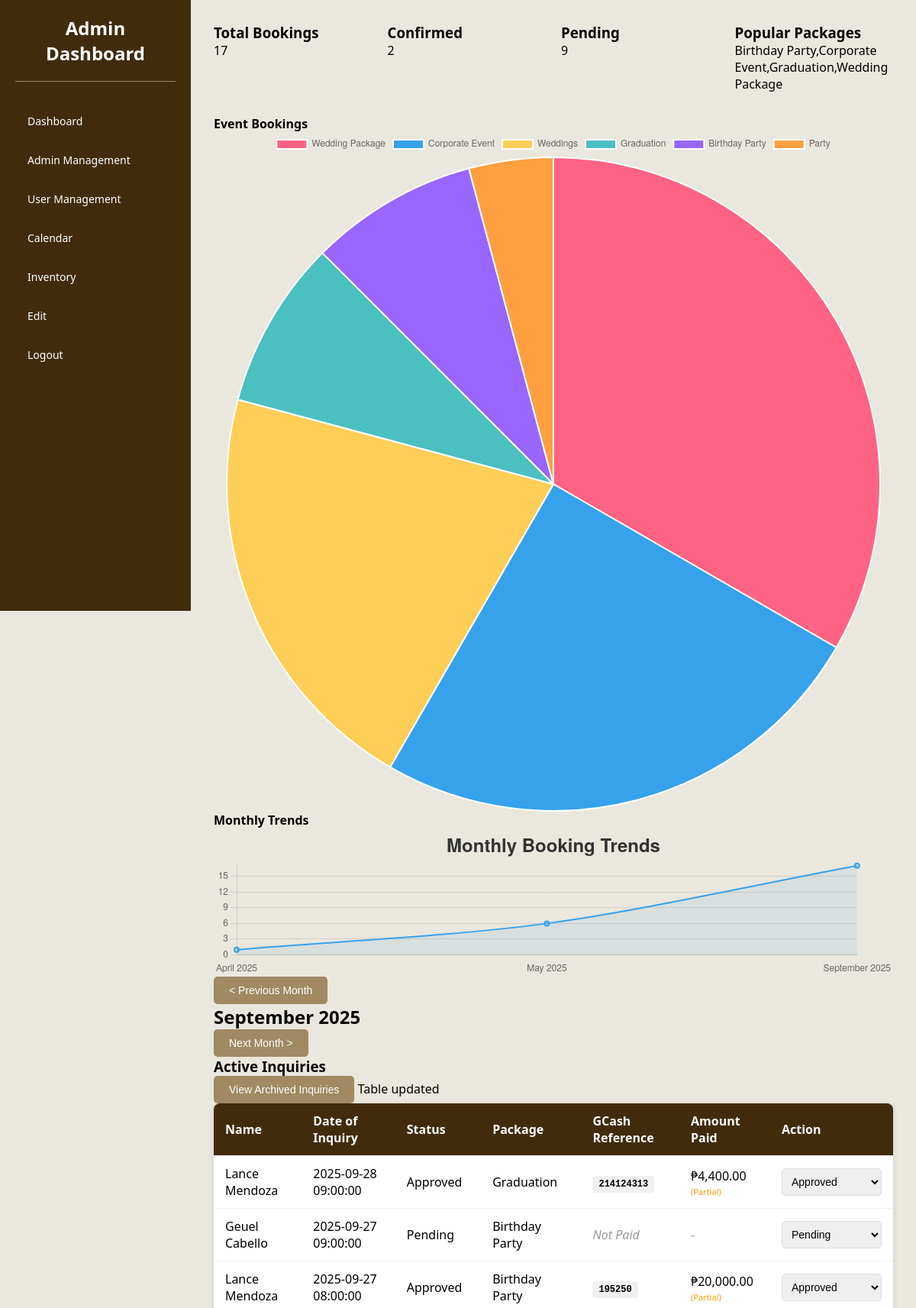
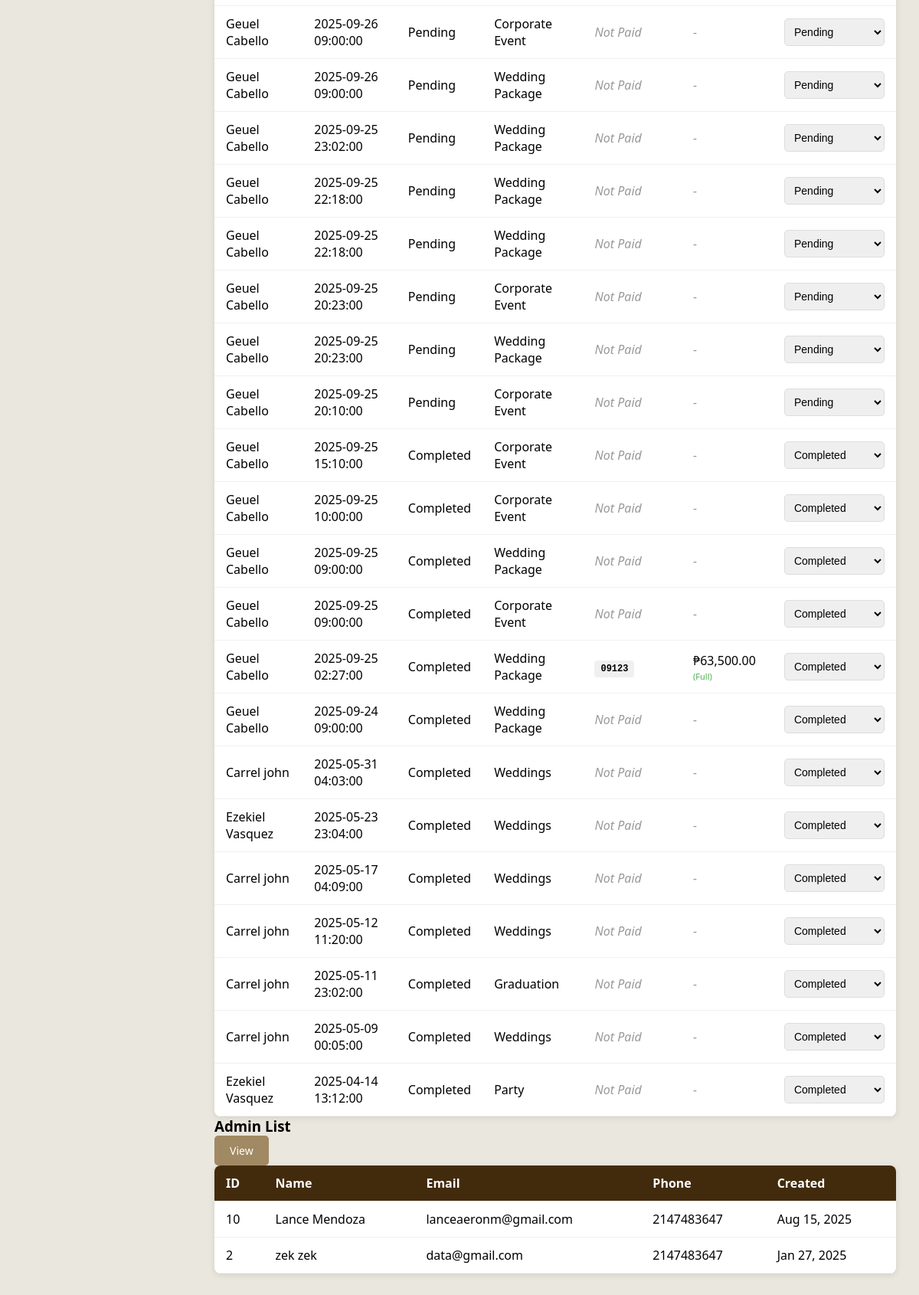
The page /admin/PHP/dashboard.php (signed in) on the database as committed earlier (2 pictures, top to bottom).
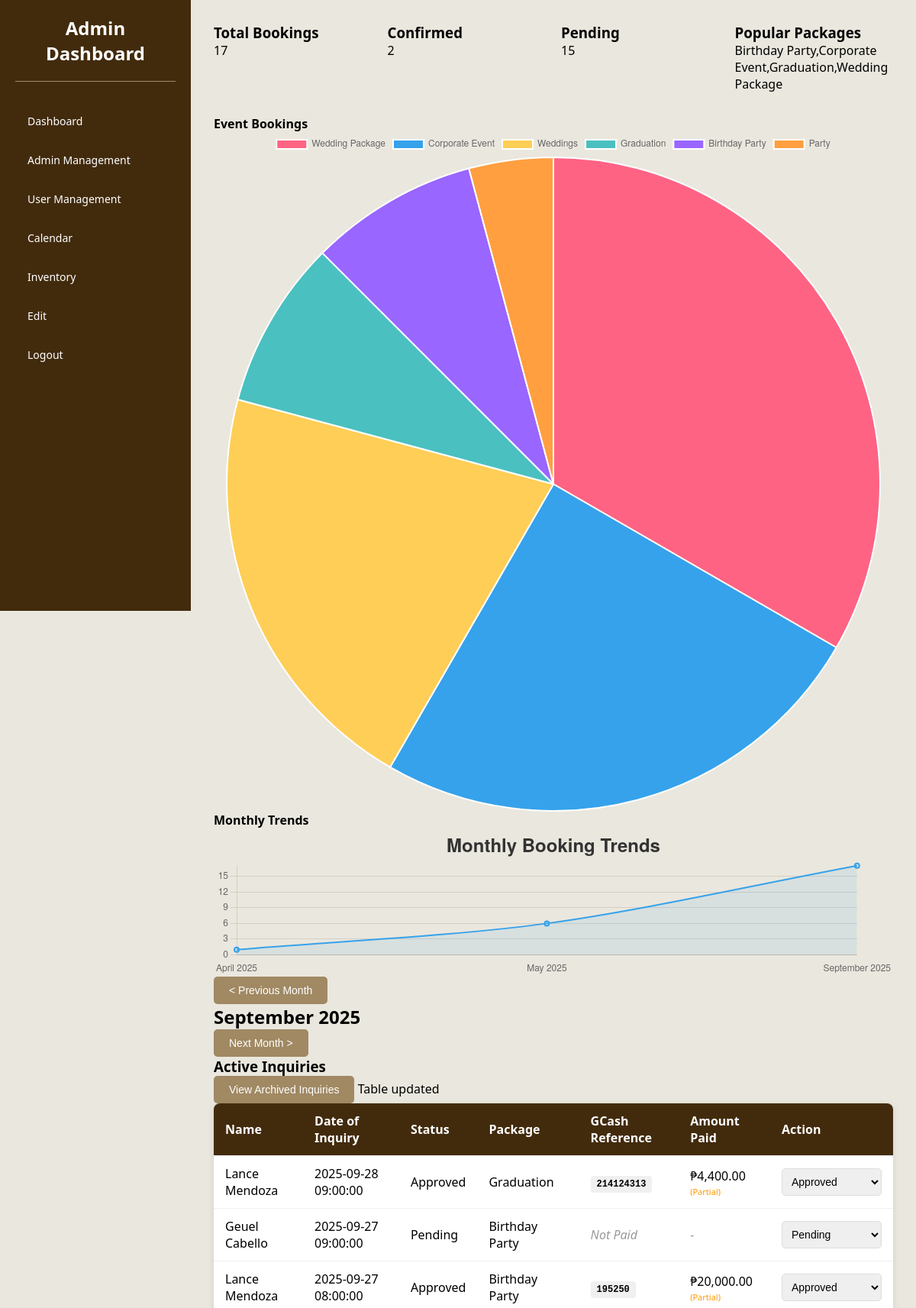
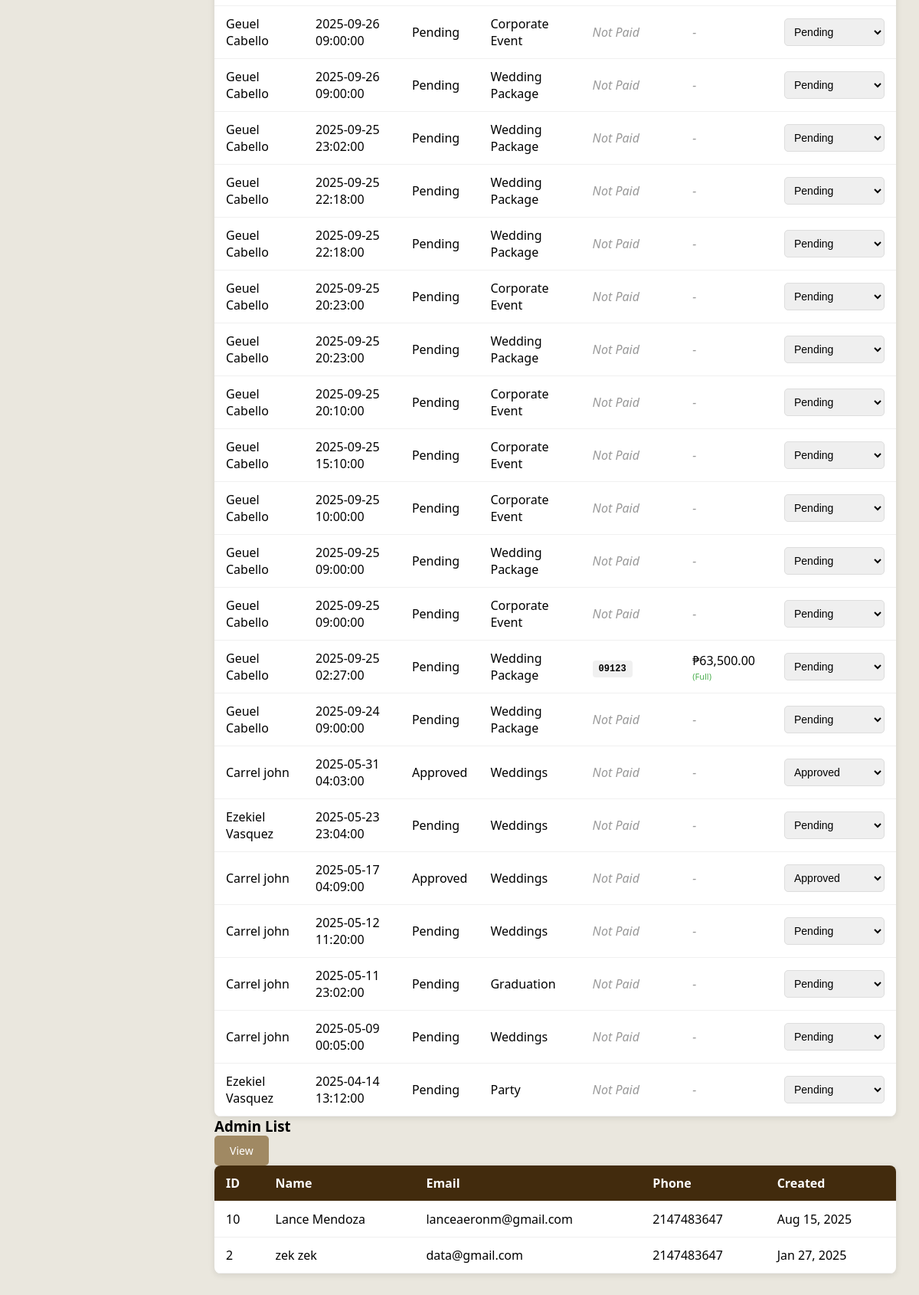
The same page on the database as committed later (2 pictures, top to bottom).
### tables this page shows
CREATE TABLE IF NOT EXISTS `sales` (
  `sales_id` int NOT NULL AUTO_INCREMENT,
  `btuser_id` int NOT NULL,
  `booking_id` int NOT NULL,
  `GcashReferenceNo` varchar(255) NOT NULL,
  `TotalAmount` double NOT NULL,
  `AmountPaid` double NOT NULL DEFAULT '0',
  `Status` smallint NOT NULL DEFAULT '1',
  `DateCreated` datetime NOT NULL DEFAULT CURRENT_TIMESTAMP,
  `DateUpdate` datetime DEFAULT NULL,
  `userUpdated_Id` int DEFAULT NULL,
  PRIMARY KEY (`sales_id`)
);

CREATE TABLE IF NOT EXISTS `btuser` (
  `bt_user_id` int NOT NULL AUTO_INCREMENT,
  `bt_first_name` varchar(100) NOT NULL,
  `bt_last_name` varchar(100) NOT NULL,
  `bt_email` varchar(191) DEFAULT NULL,
  `bt_phone_number` int NOT NULL,
  `bt_password_hash` mediumtext,
  `bt_created_at` datetime NOT NULL DEFAULT CURRENT_TIMESTAMP,
  `bt_updated_at` datetime DEFAULT NULL,
  `bt_is_active` tinyint NOT NULL DEFAULT '1',
  `bt_privilege_id` int NOT NULL DEFAULT '2',
  PRIMARY KEY (`bt_user_id`),
  UNIQUE KEY `email_unique` (`bt_email`),
  KEY `fk_btuser_privilege` (`bt_privilege_id`)
);

CREATE TABLE IF NOT EXISTS `bookings` (
  `id` int NOT NULL AUTO_INCREMENT,
  `btuser_id` int NOT NULL,
  `btaddress` varchar(255) DEFAULT NULL,
  `btevent` varchar(100) DEFAULT NULL,
  `btschedule` datetime DEFAULT NULL,
  `EventDuration` datetime DEFAULT NULL,
  `total_cost` double NOT NULL DEFAULT '0',
  `additional_headcount` int NOT NULL DEFAULT '0',
  `btattendees` int DEFAULT NULL,
  `btservices` text,
  `btmessage` text,
  `status` enum('Pending','Approved','Canceled','Completed') NOT NULL DEFAULT 'Pending',
  `payment_status` enum('unpaid','partial','paid') NOT NULL DEFAULT 'unpaid',
  `created_at` timestamp NULL DEFAULT CURRENT_TIMESTAMP,
  PRIMARY KEY (`id`)
);

### admin/PHP/Dashboard.php (the view, shortened to what this page needs)
<?php
$host = 'localhost';
$dbname = 'btonedatabase';
$username = 'root';
$password = '';
try {
    $pdo = new PDO("mysql:host=$host;dbname=$dbname;charset=utf8mb4", $username, $password);
    $pdo->setAttribute(PDO::ATTR_ERRMODE, PDO::ERRMODE_EXCEPTION);
} catch (PDOException $e) {
    die("Database Connection Failed: " . $e->getMessage());
}
function getBookings($pdo) {
    $stmt = $pdo->prepare("
        SELECT b.*, u.bt_first_name, u.bt_last_name, u.bt_email,
               s.GcashReferenceNo, s.AmountPaid, s.TotalAmount, s.DateCreated as payment_date
        FROM bookings b
        JOIN btuser u ON b.btuser_id = u.bt_user_id
        LEFT JOIN sales s ON b.id = s.booking_id
        ORDER BY b.btschedule DESC
        LIMIT 50
    ");
    $stmt->execute();
    return $stmt->fetchAll(PDO::FETCH_ASSOC);
}
function getBookingAnalytics($pdo)
{
    $stmt = $pdo->prepare("
        SELECT btevent, COUNT(*) AS booking_count
        FROM bookings
        GROUP BY btevent
        ORDER BY booking_count DESC
    ");
    $stmt->execute();
    return $stmt->fetchAll(PDO::FETCH_ASSOC);
}
function getMonthlyBookings($pdo)
{
    $stmt = $pdo->prepare("
        SELECT DATE_FORMAT(btschedule, '%Y-%m') AS month, COUNT(*) AS booking_count
        FROM bookings
        WHERE btschedule >= DATE_SUB(NOW(), INTERVAL 12 MONTH)
        GROUP BY DATE_FORMAT(btschedule, '%Y-%m')
        ORDER BY month ASC
    ");
    $stmt->execute();
    return $stmt->fetchAll(PDO::FETCH_ASSOC);
}
function getMonthDetails($pdo, $month, $year)
{
    $stmt = $pdo->prepare("
        SELECT
        COUNT(*) AS total_bookings,
        SUM(CASE WHEN b.status = 'Approved' THEN 1 ELSE 0 END) as confirmed_bookings,
        SUM(CASE WHEN b.status = 'Pending' THEN 1 ELSE 0 END) as pending_bookings,
        GROUP_CONCAT(DISTINCT btevent) as popular_packages
        FROM bookings b
        WHERE MONTH(b.btschedule) = ? AND YEAR(b.btschedule) = ?
    ");
    $stmt->execute([$month, $year]);
    return $stmt->fetch(PDO::FETCH_ASSOC);
}
$bookingData = getBookings($pdo);
$bookingAnalytics = getBookingAnalytics($pdo);
$monthlyBookings = getMonthlyBookings($pdo);
$currentMonth = date('n');
$currentYear = date('Y');
$currentMonthData = getMonthDetails($pdo, $currentMonth, $currentYear);
?>
<!DOCTYPE html>
<html lang="en">
<head>
    <link rel="stylesheet" href="https://cdn.jsdelivr.net/npm/chart.js@4.4.0/dist/chart.min.css">
    <link rel="stylesheet" href="../assets_css/admin.css">
</head>
<body>
    <div class="dashboard-container">
    <nav class="sidebar">
    <div class="logo">
        <h2>Admin Dashboard</h2>
    </div>
    <ul class="nav-menu">
        <li><a href="dashboard.php" >Dashboard</a></li>
        <li><a href="add_user.php">Admin Management</a></li>
        <li><a href="user_management">User Management</a></li>
        <li><a href="calendar.php">Calendar</a></li>
        <li><a href="Inventory.php">Inventory</a></li>
        <li><a href="admin_management.php">Edit</a></li>
        <li><a href="Index.php?logout=true">Logout</a></li>
    </ul>
</nav>
        <main class="main-content">
            <div class="analytics-section">
    <div class="stat-card">
        <h3>Total Bookings</h3>
        <p id="totalBookings"><?php echo $currentMonthData['total_bookings'] ?? 0; ?></p>
    </div>
    <div class="stat-card">
        <h3>Confirmed</h3>
        <p id="confirmedBookings"><?php echo $currentMonthData['confirmed_bookings'] ?? 0; ?></p>
    </div>
    <div class="stat-card">
        <h3>Pending</h3>
        <p id="pendingBookings"><?php echo $currentMonthData['pending_bookings'] ?? 0; ?></p>
    </div>
    <div class="stat-card">
        <h3>Popular Packages</h3>
        <p id="popularPackages"><?php echo $currentMonthData['popular_packages'] ?? 'N/A'; ?></p>
    </div>
</div>
<div class="charts-section">
    <div class="chart-card">
        <h4>Event Bookings</h4>
        <canvas id="bookingChart"></canvas>
    </div>
    <div class="chart-card">
        <h4>Monthly Trends</h4>
        <canvas id="monthlyTrendChart"></canvas>
    </div>
</div>
<div class="month-navigation">
    <button id="prevMonth" class="nav-btn">&lt; Previous Month</button>
    <h2 id="currentMonthDisplay"><?php echo date('F Y'); ?></h2>
    <button id="nextMonth" class="nav-btn">Next Month &gt;</button>
</div>
            <div class="table-header">
                <h3>Active Inquiries</h3>
                <div class="table-actions">
                    <button id="historyButton" class="history-button">View Archived Inquiries</button>
                    <span id="refreshIndicator" class="refresh-indicator">Table updated</span>
                </div>
            </div>
            <table class="customer-table">
                <thead>
                    <tr>
                        <th>Name</th>
                        <th>Date of Inquiry</th>
                        <th>Status</th>
                        <th>Package</th>
                        <th>GCash Reference</th>
                        <th>Amount Paid</th>
                        <th>Action</th>
                    </tr>
                </thead>
                <tbody>
                  <?php foreach ($bookingData as $booking): ?>
                    <tr>
                        <td><?php echo htmlspecialchars($booking['bt_first_name'] . ' ' . $booking['bt_last_name']); ?></td>
                        <td><?php echo htmlspecialchars($booking['btschedule']);?></td>
                        <td class="status-cell-<?php echo htmlspecialchars($booking['id']); ?>">
                        <?php echo htmlspecialchars($booking['status']); ?>
                        </td>
                        <td><?php echo htmlspecialchars($booking['btevent']);?></td>
                        <td>
                            <?php if (!empty($booking['GcashReferenceNo'])): ?>
                                <span class="gcash-reference">
                                    <?php echo htmlspecialchars($booking['GcashReferenceNo']); ?>
                                </span>
                            <?php else: ?>
                                <span class="not-paid">Not Paid</span>
                            <?php endif; ?>
                        </td>
                        <td>
                            <?php if (!empty($booking['AmountPaid'])): ?>
                                ₱<?php echo number_format($booking['AmountPaid'], 2); ?>
                                <?php if ($booking['AmountPaid'] < $booking['TotalAmount']): ?>
                                    <span class="payment-status paid-partial">(Partial)</span>
                                <?php else: ?>
                                    <span class="payment-status paid-full">(Full)</span>
                                <?php endif; ?>
                            <?php else: ?>
                                <span class="not-paid">-</span>
                            <?php endif; ?>
                        </td>
                        <td>
                            <select class="status-select" onchange="updateStatus('<?php echo htmlspecialchars($booking['id']);?>', this.value)">
                                    <?php
                                        $statuses = ['Pending', 'Approved', 'Canceled', 'Completed'];
                                        foreach ($statuses as$statusOption):
                                            $selected = ($booking['status'] === $statusOption) ? 'selected' :'';
                                    ?>
                                    <option value="<?php echo $statusOption; ?>" <?php echo $selected; ?>>
                                        <?php echo $statusOption; ?>
                                    </option>
                                    <?php endforeach; ?>
                            </select>
                        </td>
                    </tr>
                    <?php endforeach; ?>
                </tbody>
            </table>
            <script>
                // Booking Analytics Chart
                const monthlyData = <?php echo json_encode($monthlyBookings); ?>;
                const bookingAnalytics = <?php echo json_encode($bookingAnalytics); ?>;
            </script>
            <?php include __DIR__ . '/../includes/admin_list.php'; ?>
</body>
</html>

### admin/includes/admin_list.php (shortened to what this page needs)
<?php
$stmt = $pdo->query("
    SELECT *
    FROM btuser
    WHERE bt_privilege_id = 1
    ORDER BY bt_user_id DESC
");
$users = $stmt->fetchAll(PDO::FETCH_ASSOC);
?>
<div class="table-header">
    <h3>Admin List</h3>
        <a href="add_user.php" class="nav-btn">View</a>
</div>
<table class="customer-table">
    <thead>
        <tr>
            <th>ID</th><th>Name</th><th>Email</th><th>Phone</th><th>Created</th>
        </tr>
    </thead>
    <tbody>
    <?php foreach ($users as $user): ?>
        <tr>
            <td><?= htmlspecialchars($user['bt_user_id']); ?></td>
            <td><?= htmlspecialchars($user['bt_first_name'].' '.$user['bt_last_name']); ?></td>
            <td><?= htmlspecialchars($user['bt_email']); ?></td>
            <td><?= htmlspecialchars($user['bt_phone_number']); ?></td>
            <td><?= date('M j, Y', strtotime($user['bt_created_at'])); ?></td>
        </tr>
    <?php endforeach; ?>
    </tbody>
</table>

### admin/assets_css/admin.css (style rules this page uses)
:root { --primary-bg: #422b0d; --secondary-bg: #eae7de; --card-bg: #ffffff; --text-light: #ffffff; --text-dark: #000000; --accent: #A08963; --accent-dark: #8a745a; --highlight: #6b411e; }
* { margin: 0; padding: 0; box-sizing: border-box; }
body { font-family: "Segoe UI", Tahoma, Geneva, Verdana, sans-serif; background-color: var(--secondary-bg); color: var(--text-dark); min-height: 100vh; }
.sidebar { width: 250px; background-color: var(--primary-bg); color: var(--text-light); height: 100vh; padding: 20px; position: fixed; top: 0; left: 0; overflow-y: auto; }
.sidebar .logo { text-align: center; margin-bottom: 30px; padding-bottom: 20px; border-bottom: 1px solid var(--accent); }
.sidebar .logo h2 { font-size: 24px; color: var(--text-light); margin: 0; }
.nav-menu { list-style: none; padding: 0; margin: 0; }
.nav-menu li { margin: 8px 0; }
.nav-menu li a { text-decoration: none; color: var(--text-light); padding: 12px 16px; display: block; border-radius: 6px; transition: background 0.3s; font-size: 14px; }
.main-content { margin-left: 250px; padding: 30px; min-height: 100vh; }
.analytics-section { display: grid; grid-template-columns: repeat(4, 1fr); gap: 20px; margin-bottom: 30px; }
.customer-table { width: 100%; border-collapse: collapse; background: var(--card-bg); border-radius: 8px; overflow: hidden; box-shadow: 0 2px 8px rgba(0,0,0,0.1); }
.customer-table thead { background: var(--primary-bg); color: var(--text-light); }
.customer-table th, .customer-table td { padding: 12px 15px; text-align: left; border-bottom: 1px solid #f0f0f0; }
.history-button, .clear-archive-btn, .nav-btn { background: var(--accent); color: var(--text-light); border: none; padding: 10px 20px; border-radius: 5px; cursor: pointer; transition: background 0.3s; text-decoration: none; display: inline-block; font-size: 14px; }
.status-select { padding: 8px; border-radius: 5px; border: 1px solid #ddd; font-size: 14px; }

### admin/PHP/Dashboard.php (style rules this page uses)
body { font-family: 'Segoe UI', Arial, sans-serif; }
.gcash-reference { font-family: monospace; background: #f0f0f0; padding: 4px 8px; border-radius: 4px; font-weight: bold; font-size: 12px; }
.payment-status { font-size: 11px; display: block; margin-top: 2px; }
.paid-full { color: #4caf50; }
.paid-partial { color: #ff9800; }
.not-paid { color: #999; font-style: italic; }

Rows that differ between the two databases and show on the page:
changed bookings (number 10 of 21 on the later page): status "Completed" → "Pending"; id "Completed" → "Pending"
changed bookings (number 11 of 21 on the later page): status "Completed" → "Pending"; id "Completed" → "Pending"
changed bookings (number 12 of 21 on the later page): status "Completed" → "Pending"; id "Completed" → "Pending"
changed bookings (number 13 of 21 on the later page): status "Completed" → "Pending"; id "Completed" → "Pending"
changed through a linked row, sales "Geuel Cabello": booking.status "Completed" → "Pending"; booking "Completed" → "Pending"
changed bookings (number 14 of 21 on the later page): status "Completed" → "Pending"; id "Completed" → "Pending"
changed bookings (number 15 of 21 on the later page): status "Completed" → "Approved"; id "Completed" → "Approved"
changed bookings (number 16 of 21 on the later page): status "Completed" → "Pending"; id "Completed" → "Pending"
changed bookings (number 17 of 21 on the later page): status "Completed" → "Approved"; id "Completed" → "Approved"
changed bookings (number 18 of 21 on the later page): status "Completed" → "Pending"; id "Completed" → "Pending"
changed bookings "Graduation": status "Completed" → "Pending"; id "Completed" → "Pending"
changed bookings (number 20 of 21 on the later page): status "Completed" → "Pending"; id "Completed" → "Pending"
changed bookings "Party": status "Completed" → "Pending"; id "Completed" → "Pending"
Other text that changed with them:
$currentMonthData['pending_bookings']: "9" → "15"
